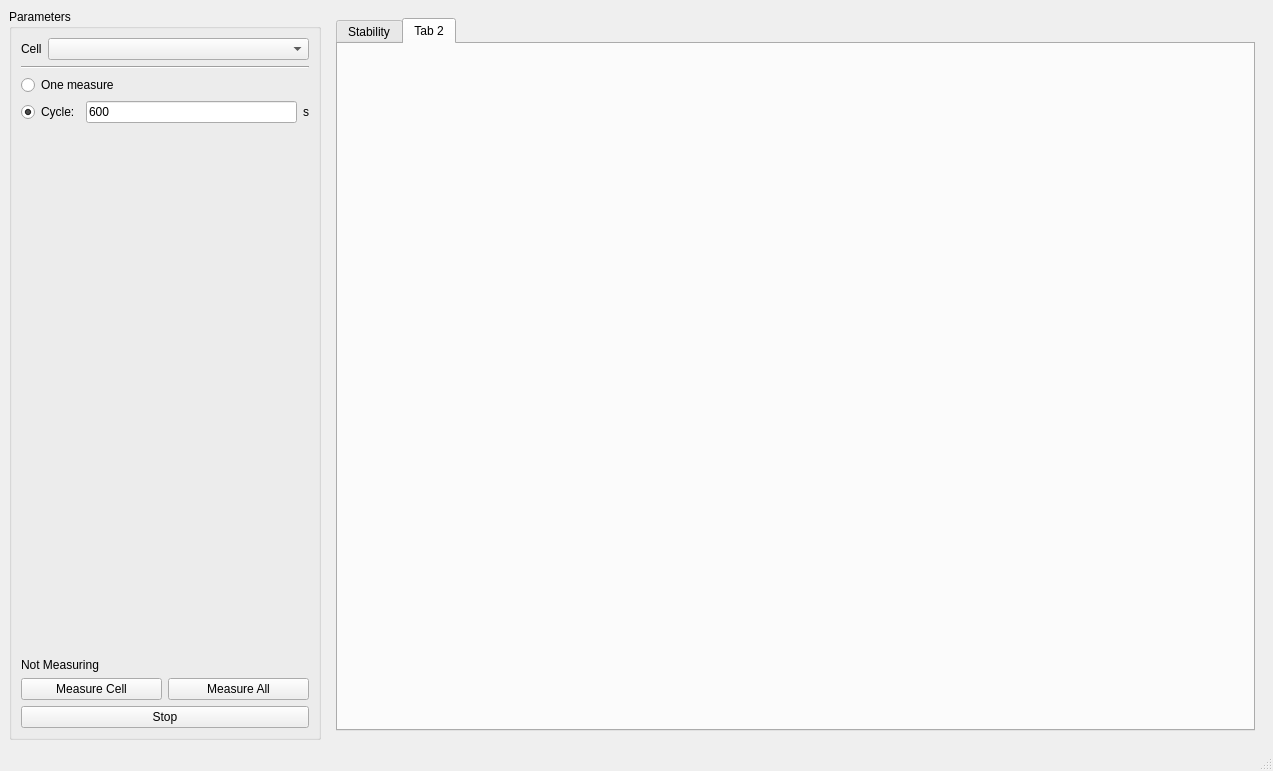
<?xml version="1.0" encoding="UTF-8"?>
<ui version="4.0">
 <class>MainWindow</class>
 <widget class="QMainWindow" name="MainWindow">
  <property name="geometry">
   <rect>
    <x>0</x>
    <y>0</y>
    <width>1273</width>
    <height>771</height>
   </rect>
  </property>
  <property name="windowTitle">
   <string>MainWindow</string>
  </property>
  <widget class="QWidget" name="centralwidget">
   <layout class="QGridLayout" name="gridLayout">
    <property name="leftMargin">
     <number>0</number>
    </property>
    <property name="topMargin">
     <number>0</number>
    </property>
    <property name="rightMargin">
     <number>0</number>
    </property>
    <property name="bottomMargin">
     <number>0</number>
    </property>
    <property name="spacing">
     <number>0</number>
    </property>
    <item row="0" column="0">
     <widget class="QStackedWidget" name="stackedWidget_main">
      <property name="styleSheet">
       <string notr="true">font: 16pt &quot;MS Shell Dlg 2&quot;;</string>
      </property>
      <widget class="QWidget" name="page">
       <layout class="QHBoxLayout" name="horizontalLayout" stretch="25,75">
        <item>
         <widget class="QGroupBox" name="groupBox_parameters">
          <property name="title">
           <string>Parameters</string>
          </property>
          <layout class="QVBoxLayout" name="verticalLayout">
           <item>
            <layout class="QHBoxLayout" name="horizontalLayout_2" stretch="0,1">
             <item>
              <widget class="QLabel" name="label_cell_list">
               <property name="text">
                <string>Cell</string>
               </property>
              </widget>
             </item>
             <item>
              <widget class="QComboBox" name="comboBox_cell_list"/>
             </item>
            </layout>
           </item>
           <item>
            <widget class="Line" name="line">
             <property name="orientation">
              <enum>Qt::Horizontal</enum>
             </property>
            </widget>
           </item>
           <item>
            <layout class="QVBoxLayout" name="verticalLayout_2">
             <item>
              <widget class="QRadioButton" name="radioButton_one_measure">
               <property name="text">
                <string>One measure</string>
               </property>
              </widget>
             </item>
             <item>
              <layout class="QHBoxLayout" name="horizontalLayout_4">
               <item>
                <widget class="QRadioButton" name="radioButton_cycle">
                 <property name="text">
                  <string>Cycle:</string>
                 </property>
                 <property name="checked">
                  <bool>true</bool>
                 </property>
                </widget>
               </item>
               <item>
                <widget class="QLineEdit" name="lineEdit_delay">
                 <property name="text">
                  <string>600</string>
                 </property>
                </widget>
               </item>
               <item>
                <widget class="QLabel" name="label">
                 <property name="text">
                  <string>s</string>
                 </property>
                </widget>
               </item>
              </layout>
             </item>
            </layout>
           </item>
           <item>
            <spacer name="verticalSpacer">
             <property name="orientation">
              <enum>Qt::Vertical</enum>
             </property>
             <property name="sizeHint" stdset="0">
              <size>
               <width>20</width>
               <height>40</height>
              </size>
             </property>
            </spacer>
           </item>
           <item>
            <widget class="QLabel" name="label_remaining_time">
             <property name="text">
              <string>Not Measuring</string>
             </property>
            </widget>
           </item>
           <item>
            <layout class="QHBoxLayout" name="horizontalLayout_3">
             <item>
              <widget class="QPushButton" name="pushButton_measure_cell">
               <property name="text">
                <string>Measure Cell</string>
               </property>
              </widget>
             </item>
             <item>
              <widget class="QPushButton" name="pushButton_measure_all">
               <property name="text">
                <string>Measure All</string>
               </property>
              </widget>
             </item>
            </layout>
           </item>
           <item>
            <widget class="QPushButton" name="pushButton_stop">
             <property name="text">
              <string>Stop</string>
             </property>
            </widget>
           </item>
          </layout>
         </widget>
        </item>
        <item>
         <widget class="QStackedWidget" name="stackedWidget_cells_plot">
          <widget class="QWidget" name="page_3">
           <layout class="QGridLayout" name="gridLayout_2">
            <item row="0" column="0">
             <widget class="QTabWidget" name="tabWidget">
              <property name="currentIndex">
               <number>1</number>
              </property>
              <widget class="QWidget" name="tab">
               <attribute name="title">
                <string>Stability</string>
               </attribute>
              </widget>
              <widget class="QWidget" name="tab_2">
               <attribute name="title">
                <string>Tab 2</string>
               </attribute>
              </widget>
             </widget>
            </item>
           </layout>
          </widget>
          <widget class="QWidget" name="page_4"/>
         </widget>
        </item>
       </layout>
      </widget>
      <widget class="QWidget" name="page_2"/>
     </widget>
    </item>
   </layout>
  </widget>
  <widget class="QMenuBar" name="menubar">
   <property name="geometry">
    <rect>
     <x>0</x>
     <y>0</y>
     <width>1273</width>
     <height>22</height>
    </rect>
   </property>
  </widget>
  <widget class="QStatusBar" name="statusbar"/>
 </widget>
 <resources/>
 <connections/>
</ui>
